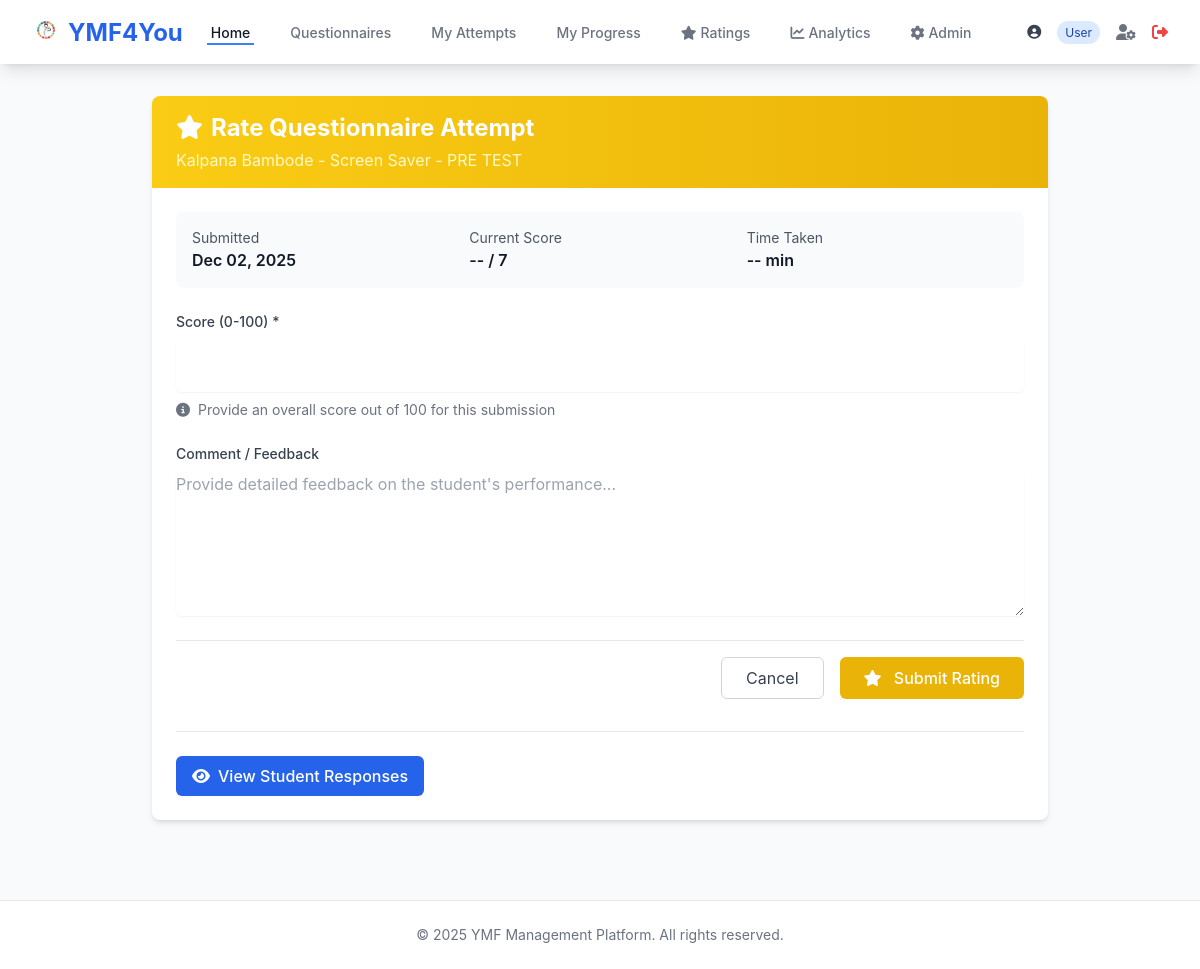
The page /ratings/attempt/74/ (signed in) on the database its author committed.
### accounts/models.py (models this page shows, shortened)
class User(AbstractUser):
    ROLE_CHOICES = [
        ('USER', 'User'),
        ('VOLUNTEER', 'Volunteer'),
        ('ADMIN', 'Admin'),
    ]
    role = models.CharField(max_length=10, choices=ROLE_CHOICES, default='USER')
    first_name = models.CharField(max_length=150)
    last_name = models.CharField(max_length=150)
    email = models.EmailField(unique=True)
    phone = models.CharField(max_length=15, blank=True, null=True)
    profile_pic = models.ImageField(upload_to='profile_pics/', blank=True, null=True)
    created_at = models.DateTimeField(auto_now_add=True)
    updated_at = models.DateTimeField(auto_now=True)
    class Meta:
        ordering = ['-created_at']
    def is_admin_role(self):
        return self.role == 'ADMIN' or self.is_superuser
    def is_volunteer_role(self):
        return self.role == 'VOLUNTEER' or self.is_admin_role()

### questionnaires/models.py (models this page shows, shortened)
class UserQuestionnaireAttempt(models.Model):
    STATUS_CHOICES = [
        ('IN_PROGRESS', 'In Progress'),
        ('SUBMITTED', 'Submitted'),
        ('RATED', 'Rated'),
    ]
    user = models.ForeignKey(settings.AUTH_USER_MODEL, on_delete=models.CASCADE, related_name='questionnaire_attempts')
    questionnaire = models.ForeignKey(Questionnaire, on_delete=models.CASCADE, related_name='attempts')
    status = models.CharField(max_length=20, choices=STATUS_CHOICES, default='IN_PROGRESS')
    started_at = models.DateTimeField(auto_now_add=True)
    submitted_at = models.DateTimeField(null=True, blank=True)
    time_taken_minutes = models.IntegerField(null=True, blank=True)
    score = models.FloatField(null=True, blank=True)
    total_marks = models.IntegerField(default=0)
    class Meta:
        ordering = ['-started_at']

class Questionnaire(models.Model):
    TEST_TYPE_CHOICES = [
        ('PRE', 'Pre-Test'),
        ('POST', 'Post-Test'),
        ('PRE_CAMP', 'Pre-Camp'),
        ('POST_CAMP', 'Post-Camp'),
        ('INTERCAMP', 'Intercamp'),
    ]
    title = models.CharField(max_length=300)
    description = models.TextField(blank=True)
    test_type = models.CharField(max_length=20, choices=TEST_TYPE_CHOICES)
    session = models.ForeignKey(Session, on_delete=models.CASCADE, null=True, blank=True, related_name='questionnaires')
    intercamp_activity = models.ForeignKey(IntercampActivity, on_delete=models.CASCADE, null=True, blank=True, related_name='questionnaires')
    batch = models.ForeignKey(Batch, on_delete=models.CASCADE, null=True, blank=True, related_name='questionnaires')
    time_limit_minutes = models.IntegerField(null=True, blank=True, help_text='Leave blank for no time limit')
    is_active = models.BooleanField(default=False)
    is_published = models.BooleanField(default=False)
    allow_multiple_attempts = models.BooleanField(default=False)
    open_date = models.DateTimeField(null=True, blank=True)
    close_date = models.DateTimeField(null=True, blank=True)
    created_by = models.ForeignKey(settings.AUTH_USER_MODEL, on_delete=models.SET_NULL, null=True)
    created_at = models.DateTimeField(auto_now_add=True)
    updated_at = models.DateTimeField(auto_now=True)
    class Meta:
        ordering = ['-created_at']

### ratings/views.py (the view, shortened to what this page needs)
# urls.py: path('attempt/<int:attempt_id>/', views.rate_questionnaire_attempt, name='rate_attempt'),
@login_required
def rate_questionnaire_attempt(request, attempt_id):
    if not request.user.is_volunteer_role():
        messages.error(request, 'You do not have permission to rate.')
        return redirect('core:homepage')
    attempt = get_object_or_404(UserQuestionnaireAttempt, id=attempt_id)
    existing_rating = Rating.objects.filter(
        questionnaire_attempt=attempt,
        rated_by=request.user
    ).first()
    context = {
        'attempt': attempt,
        'existing_rating': existing_rating,
    }
    return render(request, 'ratings/rate_attempt.html', context)

### ratings/templates/ratings/rate_attempt.html (shortened to what this page needs)
{% extends 'base.html' %}
{% block content %}
<div class="max-w-4xl mx-auto">
    <div class="bg-white shadow-md rounded-lg overflow-hidden">
        <div class="bg-gradient-to-r from-yellow-400 to-yellow-500 px-6 py-4">
            <h2 class="text-2xl font-bold text-white">
                <i class="fas fa-star mr-2"></i>Rate Questionnaire Attempt
            </h2>
            <p class="text-yellow-100 mt-1">{{ attempt.user.get_full_name }} - {{ attempt.questionnaire.title }}</p>
        </div>
        <div class="p-6">
            <div class="bg-gray-50 rounded-lg p-4 mb-6">
                <div class="grid grid-cols-3 gap-4">
                    <div>
                        <p class="text-sm text-gray-600">Submitted</p>
                        <p class="font-semibold text-gray-900">{{ attempt.submitted_at|date:"M d, Y" }}</p>
                    </div>
                    <div>
                        <p class="text-sm text-gray-600">Current Score</p>
                        <p class="font-semibold text-gray-900">{{ attempt.score|default:"--" }} / {{ attempt.total_marks }}</p>
                    </div>
                    <div>
                        <p class="text-sm text-gray-600">Time Taken</p>
                        <p class="font-semibold text-gray-900">{{ attempt.time_taken_minutes|default:"--" }} min</p>
                    </div>
                </div>
            </div>
            <form method="POST">
                <div class="mb-6">
                    <label class="block text-sm font-medium text-gray-700 mb-2">
                        Score (0-100) *
                    </label>
                    <input type="number" name="score" min="0" max="100" required
                           value="{% if existing_rating %}{{ existing_rating.score }}{% endif %}"
                           class="mt-1 block w-full rounded-md border-gray-300 shadow-sm focus:border-yellow-500 focus:ring-yellow-500 text-lg py-3 px-4">
                    <p class="mt-2 text-sm text-gray-500">
                        <i class="fas fa-info-circle mr-1"></i>
                        Provide an overall score out of 100 for this submission
                    </p>
                </div>
                <div class="mb-6">
                    <label class="block text-sm font-medium text-gray-700 mb-2">
                        Comment / Feedback
                    </label>
                    <textarea name="comment" rows="6"
                              class="mt-1 block w-full rounded-md border-gray-300 shadow-sm focus:border-yellow-500 focus:ring-yellow-500"
                              placeholder="Provide detailed feedback on the student's performance...">{% if existing_rating %}{{ existing_rating.comment }}{% endif %}</textarea>
                </div>
                <div class="flex justify-end space-x-4 pt-4 border-t">
                    <a href="{% url 'ratings:pending_ratings' %}" class="px-6 py-2 border border-gray-300 rounded-md text-gray-700 hover:bg-gray-50">
                        Cancel
                    </a>
                    <button type="submit" class="px-6 py-2 bg-yellow-500 text-white rounded-md hover:bg-yellow-600 font-medium">
                        <i class="fas fa-star mr-2"></i>
                        {% if existing_rating %}Update Rating{% else %}Submit Rating{% endif %}
                    </button>
                </div>
            </form>
            <div class="mt-8 pt-6 border-t">
                <a href="{% url 'questionnaires:view_results' attempt.id %}" class="inline-flex items-center px-4 py-2 bg-blue-600 hover:bg-blue-700 text-white font-medium rounded-md">
                    <i class="fas fa-eye mr-2"></i>View Student Responses
                </a>
            </div>
        </div>
    </div>
</div>
{% endblock %}

### templates/base.html (shortened to what this page needs)
{% load static %}
<!DOCTYPE html>
<html lang="en">
<head>
    <script src="https://cdn.tailwindcss.com"></script>
    <link rel="stylesheet" href="https://cdnjs.cloudflare.com/ajax/libs/font-awesome/6.4.0/css/all.min.css">
</head>
<body class="bg-gray-50 min-h-screen">
    {% if user.is_authenticated %}
    <nav class="bg-white shadow-lg">
        <div class="max-w-7xl mx-auto px-4 sm:px-6 lg:px-8">
            <div class="flex justify-between h-16">
                <div class="flex items-center">
                    <div class="flex-shrink-0">
                        <a href="{% url 'core:homepage' %}" class="text-2xl font-bold text-blue-600">
                            <img src="{% static 'images/logo.png' %}" alt="YMF" class="inline-block w-7 h-7 mr-2" style="vertical-align:-3px; object-fit:contain;">YMF4You
                        </a>
                    </div>
                    <div class="hidden md:ml-6 md:flex md:space-x-8">
                        <a href="{% url 'core:homepage' %}" class="border-blue-500 text-gray-900 inline-flex items-center px-1 pt-1 border-b-2 text-sm font-medium">
                            Home
                        </a>
                        <a href="{% url 'questionnaires:questionnaire_list' %}" class="border-transparent text-gray-500 hover:border-gray-300 hover:text-gray-700 inline-flex items-center px-1 pt-1 border-b-2 text-sm font-medium">
                            Questionnaires
                        </a>
                        <a href="{% url 'questionnaires:my_attempts' %}" class="border-transparent text-gray-500 hover:border-gray-300 hover:text-gray-700 inline-flex items-center px-1 pt-1 border-b-2 text-sm font-medium">
                            My Attempts
                        </a>
                        <a href="{% url 'core:my_progress' %}" class="border-transparent text-gray-500 hover:border-gray-300 hover:text-gray-700 inline-flex items-center px-1 pt-1 border-b-2 text-sm font-medium">
                            My Progress
                        </a>
                        {% if user.is_volunteer_role %}
                        <a href="{% url 'ratings:pending_ratings' %}" class="border-transparent text-gray-500 hover:border-gray-300 hover:text-gray-700 inline-flex items-center px-1 pt-1 border-b-2 text-sm font-medium">
                            <i class="fas fa-star mr-1"></i> Ratings
                        </a>
                        {% endif %}
                        {% if user.is_admin_role %}
                        <a href="{% url 'analytics:dashboard' %}" class="border-transparent text-gray-500 hover:border-gray-300 hover:text-gray-700 inline-flex items-center px-1 pt-1 border-b-2 text-sm font-medium">
                            <i class="fas fa-chart-line mr-1"></i> Analytics
                        </a>
                        <a href="/admin/" class="border-transparent text-gray-500 hover:border-gray-300 hover:text-gray-700 inline-flex items-center px-1 pt-1 border-b-2 text-sm font-medium">
                            <i class="fas fa-cog mr-1"></i> Admin
                        </a>
                        {% endif %}
                    </div>
                </div>
                <div class="hidden md:ml-6 md:flex md:items-center">
                    <div class="flex items-center space-x-4">
                        <span class="text-sm text-gray-700">
                            <i class="fas fa-user-circle mr-1"></i>
                            <span class="text-xs bg-blue-100 text-blue-800 px-2 py-1 rounded-full ml-2">{{ user.get_role_display }}</span>
                        </span>
                        <a href="{% url 'accounts:profile' %}" class="text-gray-500 hover:text-gray-700">
                            <i class="fas fa-user-cog"></i>
                        </a>
                        <a href="{% url 'accounts:logout' %}" class="text-red-500 hover:text-red-700">
                            <i class="fas fa-sign-out-alt"></i>
                        </a>
                    </div>
                </div>
            </div>
        </div>
    </nav>
    {% endif %}
    <main class="max-w-7xl mx-auto px-4 sm:px-6 lg:px-8 py-8">
        {% block content %}{% endblock %}
    </main>
    <footer class="bg-white border-t border-gray-200 mt-12">
        <div class="max-w-7xl mx-auto py-6 px-4 sm:px-6 lg:px-8">
            <p class="text-center text-gray-500 text-sm">
                &copy; 2025 YMF Management Platform. All rights reserved.
            </p>
        </div>
    </footer>
</body>
</html>

### templates/base.html (style rules this page uses)
body { font-family: 'Inter', -apple-system, BlinkMacSystemFont, 'Segoe UI', Roboto, sans-serif; }

### rows shown on the page
User: role "User"
UserQuestionnaireAttempt: user.get_full_name "Kalpana Bambode", questionnaire "Screen Saver - PRE TEST", submitted_at "Dec 02, 2025", score "--", total_marks "7", time_taken_minutes "--"
